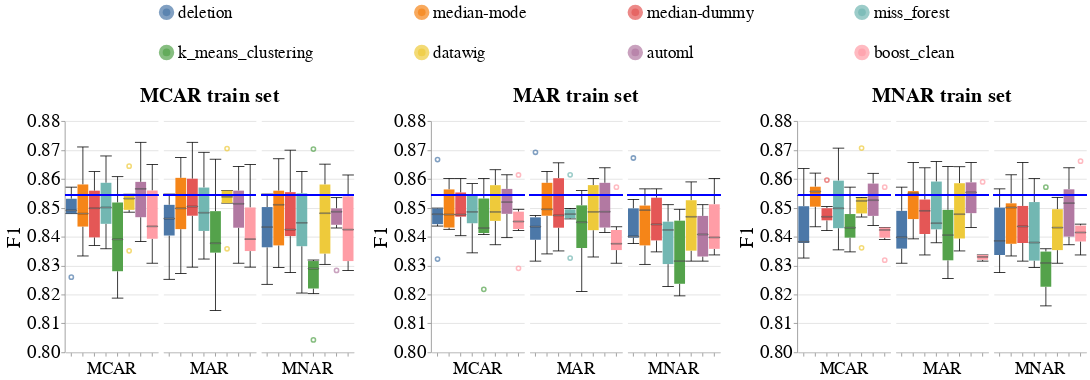

The code cell stored with this chart in its notebook:
### Code cell
create_box_plots_for_diff_imputers_v2(dataset_name=DATASET_NAME,
                                      model_name='rf_clf',
                                      metric_name='f1',
                                      db_client=db_client)

### Figure 1 — Vega-Lite specification as saved in the notebook (floating-point values rounded to 4 significant figures; data arrays with more than 128 entries replaced by an {"elided": "..."} marker saying what was removed)
{"config": {"view": {"continuousWidth": 400, "continuousHeight": 300, "stroke": null}, "axis": {"labelFontSize": 24, "labelFontWeight": "normal", "titleFontSize": 26, "titleFontWeight": "normal"}, "facet": {"spacing": 5}, "header": {"labelFontSize": 22, "labelOrient": "bottom", "labelPadding": 5, "titleFontSize": 26}, "legend": {"columns": 4, "direction": "horizontal", "labelFontSize": 22, "labelLimit": 400, "orient": "top", "symbolOffset": 120, "symbolStrokeWidth": 10, "titleAnchor": "middle", "titleFontSize": 24, "titleLimit": 300}, "title": {"fontSize": 26}}, "hconcat": [{"facet": {"column": {"field": "Test_Injection_Strategy", "sort": ["MCAR", "MAR", "MNAR"], "title": "MCAR train set", "type": "nominal"}}, "spec": {"layer": [{"mark": {"type": "boxplot", "median": {"stroke": "black", "strokeWidth": 0.7}, "ticks": true}, "encoding": {"color": {"field": "Null_Imputer_Name", "sort": ["deletion", "median-mode", "median-dummy", "miss_forest", "k_means_clustering", "datawig", "automl", "boost_clean"], "title": null, "type": "nominal"}, "x": {"axis": {"labels": false}, "field": "Null_Imputer_Name", "sort": ["deletion", "median-mode", "median-dummy", "miss_forest", "k_means_clustering", "datawig", "automl", "boost_clean"], "title": null, "type": "nominal"}, "y": {"field": "Metric_Value", "scale": {"zero": false}, "title": "F1", "type": "quantitative"}}}, {"mark": "rule", "encoding": {"color": {"value": "blue"}, "size": {"value": 2}, "y": {"field": "Baseline_Median", "type": "quantitative"}}}], "width": 120}}, {"data": {"name": "data-167c034f01cc05ba030c04fad60a60fb"}, "facet": {"column": {"field": "Test_Injection_Strategy", "sort": ["MCAR", "MAR", "MNAR"], "title": "MAR train set", "type": "nominal"}}, "spec": {"layer": [{"mark": {"type": "boxplot", "median": {"stroke": "black", "strokeWidth": 0.7}, "ticks": true}, "encoding": {"color": {"field": "Null_Imputer_Name", "sort": ["deletion", "median-mode", "median-dummy", "miss_forest", "k_means_clustering", "datawig", "automl", "boost_clean"], "title": null, "type": "nominal"}, "x": {"axis": {"labels": false}, "field": "Null_Imputer_Name", "sort": ["deletion", "median-mode", "median-dummy", "miss_forest", "k_means_clustering", "datawig", "automl", "boost_clean"], "title": null, "type": "nominal"}, "y": {"field": "Metric_Value", "scale": {"zero": false}, "title": "F1", "type": "quantitative"}}}, {"mark": "rule", "encoding": {"color": {"value": "blue"}, "size": {"value": 2}, "y": {"field": "Baseline_Median", "type": "quantitative"}}}], "width": 120}}, {"data": {"name": "data-367b2e10d4b55b140783975338dd2309"}, "facet": {"column": {"field": "Test_Injection_Strategy", "sort": ["MCAR", "MAR", "MNAR"], "title": "MNAR train set", "type": "nominal"}}, "spec": {"layer": [{"mark": {"type": "boxplot", "median": {"stroke": "black", "strokeWidth": 0.7}, "ticks": true}, "encoding": {"color": {"field": "Null_Imputer_Name", "sort": ["deletion", "median-mode", "median-dummy", "miss_forest", "k_means_clustering", "datawig", "automl", "boost_clean"], "title": null, "type": "nominal"}, "x": {"axis": {"labels": false}, "field": "Null_Imputer_Name", "sort": ["deletion", "median-mode", "median-dummy", "miss_forest", "k_means_clustering", "datawig", "automl", "boost_clean"], "title": null, "type": "nominal"}, "y": {"field": "Metric_Value", "scale": {"zero": false}, "title": "F1", "type": "quantitative"}}}, {"mark": "rule", "encoding": {"color": {"value": "blue"}, "size": {"value": 2}, "y": {"field": "Baseline_Median", "type": "quantitative"}}}], "width": 120}}], "data": {"name": "data-8cba1f53a5f87970a0dd680c8e338fd6"}, "resolve": {"scale": {"y": "shared"}}, "$schema": "https://vega.github.io/schema/vega-lite/v4.17.0.json", "datasets": {"data-8cba1f53a5f87970a0dd680c8e338fd6": {"elided": "144 records"}, "data-167c034f01cc05ba030c04fad60a60fb": {"elided": "144 records"}, "data-367b2e10d4b55b140783975338dd2309": {"elided": "144 records"}}}
